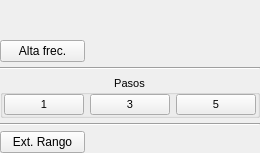
          <widget class="QFrame" name="verticalFrame">
           <property name="maximumSize">
            <size>
             <width>90</width>
             <height>16777215</height>
            </size>
           </property>
           <layout class="QVBoxLayout" name="verticalLayout_5">
            <property name="spacing">
             <number>5</number>
            </property>
            <property name="leftMargin">
             <number>0</number>
            </property>
            <property name="topMargin">
             <number>0</number>
            </property>
            <property name="rightMargin">
             <number>0</number>
            </property>
            <property name="bottomMargin">
             <number>0</number>
            </property>
            <item>
             <spacer name="verticalSpacer_5">
              <property name="orientation">
               <enum>Qt::Vertical</enum>
              </property>
              <property name="sizeHint" stdset="0">
               <size>
                <width>20</width>
                <height>40</height>
               </size>
              </property>
             </spacer>
            </item>
            <item>
             <widget class="QPushButton" name="btn_alt_frec">
              <property name="maximumSize">
               <size>
                <width>85</width>
                <height>25</height>
               </size>
              </property>
              <property name="font">
               <font>
                <pointsize>9</pointsize>
               </font>
              </property>
              <property name="text">
               <string>Alta frec.</string>
              </property>
              <property name="checkable">
               <bool>false</bool>
              </property>
             </widget>
            </item>
            <item>
             <widget class="Line" name="line_10">
              <property name="orientation">
               <enum>Qt::Horizontal</enum>
              </property>
             </widget>
            </item>
            <item>
             <widget class="QGroupBox" name="groupBox_step">
              <property name="font">
               <font>
                <pointsize>8</pointsize>
               </font>
              </property>
              <property name="title">
               <string>Pasos</string>
              </property>
              <property name="alignment">
               <set>Qt::AlignCenter</set>
              </property>
              <property name="checkable">
               <bool>false</bool>
              </property>
              <layout class="QHBoxLayout" name="horizontalLayout_13">
               <property name="leftMargin">
                <number>1</number>
               </property>
               <property name="topMargin">
                <number>0</number>
               </property>
               <property name="rightMargin">
                <number>1</number>
               </property>
               <property name="bottomMargin">
                <number>0</number>
               </property>
               <item>
                <widget class="QPushButton" name="btn_step_1">
                 <property name="maximumSize">
                  <size>
                   <width>16777215</width>
                   <height>25</height>
                  </size>
                 </property>
                 <property name="font">
                  <font>
                   <pointsize>8</pointsize>
                  </font>
                 </property>
                 <property name="text">
                  <string>1</string>
                 </property>
                 <property name="checkable">
                  <bool>false</bool>
                 </property>
                 <property name="autoExclusive">
                  <bool>true</bool>
                 </property>
                </widget>
               </item>
               <item>
                <widget class="QPushButton" name="btn_step_3">
                 <property name="maximumSize">
                  <size>
                   <width>16777215</width>
                   <height>25</height>
                  </size>
                 </property>
                 <property name="font">
                  <font>
                   <pointsize>8</pointsize>
                  </font>
                 </property>
                 <property name="text">
                  <string>3</string>
                 </property>
                 <property name="checkable">
                  <bool>false</bool>
                 </property>
                 <property name="autoExclusive">
                  <bool>true</bool>
                 </property>
                </widget>
               </item>
               <item>
                <widget class="QPushButton" name="btn_step_5">
                 <property name="maximumSize">
                  <size>
                   <width>16777215</width>
                   <height>25</height>
                  </size>
                 </property>
                 <property name="font">
                  <font>
                   <pointsize>8</pointsize>
                  </font>
                 </property>
                 <property name="text">
                  <string>5</string>
                 </property>
                 <property name="shortcut">
                  <string>5</string>
                 </property>
                 <property name="checkable">
                  <bool>false</bool>
                 </property>
                 <property name="checked">
                  <bool>false</bool>
                 </property>
                 <property name="autoExclusive">
                  <bool>true</bool>
                 </property>
                 <property name="default">
                  <bool>false</bool>
                 </property>
                 <property name="flat">
                  <bool>false</bool>
                 </property>
                </widget>
               </item>
              </layout>
             </widget>
            </item>
            <item>
             <widget class="Line" name="line_9">
              <property name="orientation">
               <enum>Qt::Horizontal</enum>
              </property>
             </widget>
            </item>
            <item>
             <widget class="QPushButton" name="btn_ext_range">
              <property name="maximumSize">
               <size>
                <width>85</width>
                <height>25</height>
               </size>
              </property>
              <property name="font">
               <font>
                <pointsize>9</pointsize>
               </font>
              </property>
              <property name="text">
               <string>Ext. Rango</string>
              </property>
              <property name="shortcut">
               <string>E</string>
              </property>
              <property name="checkable">
               <bool>false</bool>
              </property>
             </widget>
            </item>
           </layout>
          </widget>
